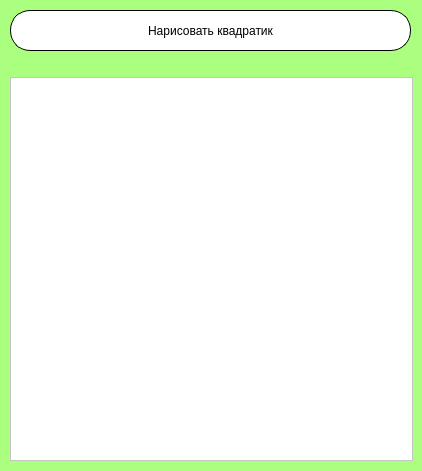
<?xml version="1.0" encoding="UTF-8"?>
<ui version="4.0">
 <class>Widget</class>
 <widget class="QWidget" name="Widget">
  <property name="geometry">
   <rect>
    <x>0</x>
    <y>0</y>
    <width>422</width>
    <height>471</height>
   </rect>
  </property>
  <property name="windowTitle">
   <string>Квадратеки</string>
  </property>
  <property name="styleSheet">
   <string notr="true">background-color: rgb(170, 255, 127);</string>
  </property>
  <widget class="QWidget" name="">
   <property name="geometry">
    <rect>
     <x>10</x>
     <y>10</y>
     <width>403</width>
     <height>451</height>
    </rect>
   </property>
   <layout class="QVBoxLayout" name="verticalLayout">
    <item>
     <widget class="QPushButton" name="pushButton">
      <property name="minimumSize">
       <size>
        <width>401</width>
        <height>41</height>
       </size>
      </property>
      <property name="maximumSize">
       <size>
        <width>401</width>
        <height>41</height>
       </size>
      </property>
      <property name="styleSheet">
       <string notr="true">font: 75 16pt &quot;Goudy Old Style&quot;;
background-color: rgb(255, 255, 255);
          border: 1px solid;
border-radius: 20px;</string>
      </property>
      <property name="text">
       <string>Нарисовать квадратик</string>
      </property>
     </widget>
    </item>
    <item>
     <spacer name="horizontalSpacer">
      <property name="orientation">
       <enum>Qt::Horizontal</enum>
      </property>
      <property name="sizeHint" stdset="0">
       <size>
        <width>40</width>
        <height>20</height>
       </size>
      </property>
     </spacer>
    </item>
    <item>
     <widget class="QGraphicsView" name="graphicsView">
      <property name="styleSheet">
       <string notr="true">background-color: rgb(255, 255, 255);</string>
      </property>
     </widget>
    </item>
   </layout>
  </widget>
 </widget>
 <resources/>
 <connections/>
</ui>
